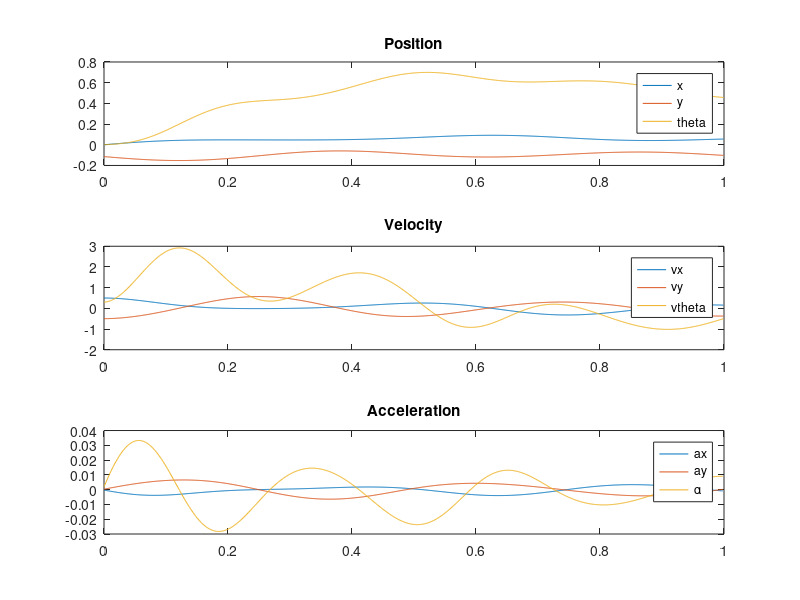
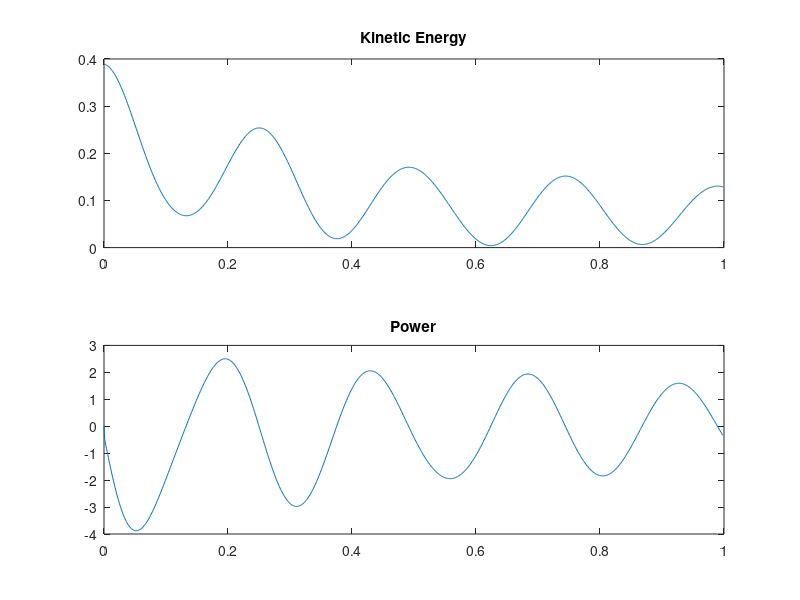
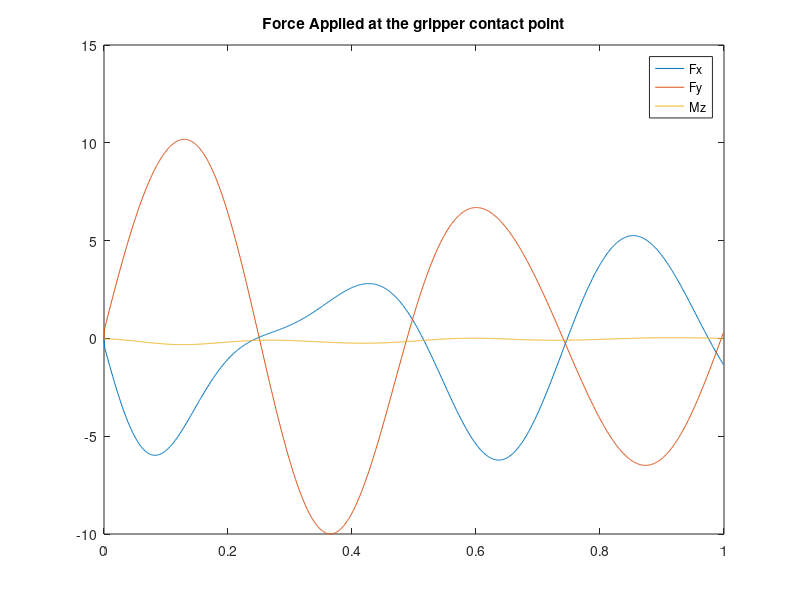
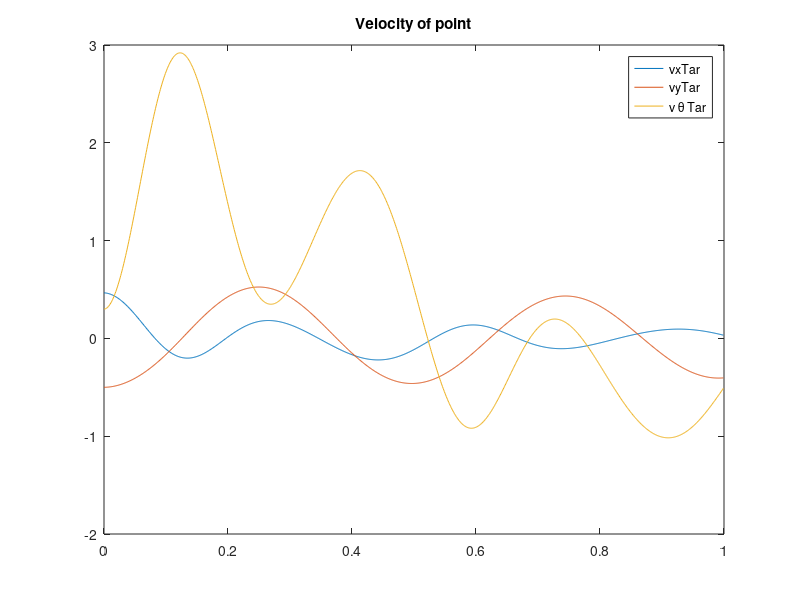

The MATLAB script that drew these images, in order: (Note: this script raises an error after producing the figures.)
%% PassiveActiveEuler.m
% Author: Matt Estrada, Hao Jiang
% Date: Sept 12, 2016
% Simulation of an active gripper vs. a Passive Gripper. 
% Uses Boyd's cvx toolbox for Matlab 
% Matt coded up active control, hao is doing passive
close all; clear all; clc; 

PASSIVE_OR_ACTIVE = 'PASSIVE';
%PASSIVE_OR_ACTIVE = 'ACTIVE';


%% Set up Constants
% Useful paths for convex optimization code
    %addpath('functionsCvx','functionsHelper','dataGenerated') 
    trans = @(rd) [1 0 0; 0 1 0; rd 0 1];

% Define Geometry of the gripper
    %These numbers are mainly useful for convex optimization 
%     alphad = 11.35;         % [deg]
%     r = 9/2*0.0254;         % [m]
%     Acm = defineGeometry(alphad,r); 
%     Awrist = trans(r)*Acm; 
%     A = Awrist; 
%     maxAdhesion1 =  24;
%     maxAdhesion2 = 19.28;
%     constraints = [maxAdhesion1; maxAdhesion2; 100; 100];


% Rigid Body parameters 
    ITarzz                          =  0.0128;                  % kg*m^2              Constant
    mTar                            =  1.5526;                 % kg                  Constant
    r                               =  0.1143;                 % m                   Constant

%%%%%%%%%%%%%%%%%%%%%%%%%%%%    
% Passive wrist stiffness
%%%%%%%%%%%%%%%%%%%%%%%%%%%%
    kx = 250;   % 250N/m
    ky = 250;   % 250N/m
    kz = 0.125; % 0.125Nm
    
    % fake numbers for damping
    bx = 1;
    by = 1;
    bz = 0.1;


%% Define EOM
% Here I use a matrix form: 
% [ax ay alpha]' = M * [fx fy mz]'
% fx fy mz are force and moment applied as the gripper contact point
% acceleration is acceleration of the center of matt 
% Two different forms for matrix M, depending on which frame you express fx fy

if strcmp(PASSIVE_OR_ACTIVE,'PASSIVE')
    
    % F_applied = fx*nx> + fy*ny> 
    M = @(theta) [1/mTar 0 0; ...
        0 1/mTar 0; ...
        -r*cos(theta)/ITarzz -r*sin(theta)/ITarzz 1/ITarzz];
    
    elseif strcmp(PASSIVE_OR_ACTIVE,'ACTIVE')
        
    % F_applied = fx*Tarx> + fy*Tary>
    M = @(theta) [cos(theta)/mTar -sin(theta)/mTar 0; ...
        sin(theta)/mTar cos(theta)/mTar 0; ...
        -r/ITarzz 0 1/ITarzz];
    else
        disp('SOMETHING WENT WRONG')
end

%%%%%%%%%%%%%%%%%%%%%%%%%%%%%%%%%%%%%%%%%%%%
% Equations of Motion from Motion Genesis
%%%%%%%%%%%%%%%%%%%%%%%%%%%%%%%%%%%%%%%%%%%%
% EOM
%F_applied = fx*nx> + fy*ny>        force applied in fixed frame 
% xpp = fx/mTar;
% ypp = fy/mTar;
% thetapp = (mz-r*fx*cos(theta)-r*fy*sin(theta))/ITarzz;

% EOM 
% F_applied = fx*Tarx> + fy*Tary>   force in gripper frame
% xpp = (fx*cos(theta)-fy*sin(theta))/mTar;
% ypp = (fx*sin(theta)+fy*cos(theta))/mTar;
% thetapp = (mz-r*fx)/ITarzz;

%% Set up Matrix for EOM and integration
% Here I use the form: 
% d/dt(q) = A*q + B*u
% q is our state matrix, u is the external forces/control input
%   q = [x y theta x' y' theta']'
%       These state variable are for Tar_cm, rigid body Tar's center of mass 
%   u = [fx fy mz]' 
%       Applied at TarB, a point on Tar's surface where the gripper forces act

A = [zeros(3) eye(3); zeros(3) zeros(3)];

%%%%%%%%%%%%%%%%%%%%%%%%%%%%%%%%%%%%
%%% Set Initial velocity with q0 %%%
%%%%%%%%%%%%%%%%%%%%%%%%%%%%%%%%%%%%
q0 = [0 -r 0 .5 -.5 .3]';  % <--- Remember last thre quantities are velocities
                            % setting y0 = -r makes yTarB_0 = 0; 
u0 = [0 0 0]';


n = 1000;   % Number of time steps to step through 
dt = .001;  % Step size

% Initial conditions
q = q0; u = u0; 

% Give intuitive names to some quantities 
% Paul uses notation xp = x' = vx 
%%%%%%%%%%%%%%%%%%%%%%%%%%%%%%%%%%%%%%%%%%
% Added x and y
%%%%%%%%%%%%%%%%%%%%%%%%%%%%%%%%%%%%%%%%%%
x = q(1); y = q(2); theta = q(3); xp = q(4); yp = q(5); thetap = q(6); 
minP = 0; 
    
% Useful to track the velocity of point TarB in reference frame Tar , dubbed qpTarB
xpTarB_RefT = sin(theta)*yp + cos(theta)*xp - r*thetap; % In reference frame Tar
ypTarB_RefT = cos(theta)*yp - sin(theta)*xp;
KineticEnergy = 0.5*ITarzz*thetap^2 + 0.5*mTar*(xp^2+yp^2);
qpTarB = [xpTarB_RefT; ypTarB_RefT; q(6)];

%%%%%%%%%%%%%%%%%%%%%%%%%%%%%%%%%%%%%%%%%%%%%
%%% HAO THESE NUMBERS ARE USEFUL FOR YOU %%%
%%%%%%%%%%%%%%%%%%%%%%%%%%%%%%%%%%%%%%%%%%%%%
% Position and Velocity of TarB in reference frame N 
% The gripper is attached to rigid body Tar at TarB 
xTarB_N = x - r*sin(theta);
yTarB_N = y + r*cos(theta);
xpTarB_N = xp - r*cos(theta)*thetap;
ypTarB_N = yp - r*sin(theta)*thetap;

% Time array 
t = (0:n-1)*dt; 

% Loop for simulation 
for ii = 1:n
    
    KineticEnergy % Print out K so that we can tell the object is slowing down
    
    % Store useful quantities in a big matrix
    Q(:,ii) = q;
    QTarB(:,ii) = qpTarB;
    U(:,ii) = u; 
    K(:,ii) = KineticEnergy;    
    Pcalc(:,ii) = minP;
 
    % Break loop if object has slowed down 
    % May want to remove this for passive gripper, since energy is still
    % stored in springs 
%     if KineticEnergy < 0.05
%         Q = Q(:,1:length(K));
%         t = t(1:length(K)); 
%         break
%     end
    
    % Give easy names
    %%%%%%%%%%%%%%%%%%%%%%%%%%%%%%%%%%%%%%%%%%
    % Added x and y
    %%%%%%%%%%%%%%%%%%%%%%%%%%%%%%%%%%%%%%%%%%
    x = q(1); y = q(2); theta = q(3); xp = q(4); yp = q(5); thetap = q(6); 
    
    % Calc B Matrix (changes with orientation 
    thisM = M(theta); % <-- code above should correspond to whether M is for active or passive forces
    B = [zeros(3); thisM];
    
    % Point of Contact velcity
    xpTarB_RefT = sin(theta)*yp + cos(theta)*xp - r*thetap;
    ypTarB_RefT = cos(theta)*yp - sin(theta)*xp;
    KineticEnergy = 0.5*ITarzz*thetap^2 + 0.5*mTar*(xp^2+yp^2);
    qpTarB = [xpTarB_RefT; ypTarB_RefT; q(6)];
    %%%%%%%%%%%%%%%%%%%%%%%%%%%%%
    % Updated x and y
    %%%%%%%%%%%%%%%%%%%%%%%%%%%%%
    xTarB_N = x - r*sin(theta);
    yTarB_N = y + r*cos(theta);
    xpTarB_N = xp - r*cos(theta)*thetap;
    ypTarB_N = yp - r*sin(theta)*thetap;

    if strcmp(PASSIVE_OR_ACTIVE,'ACTIVE')

    % Calculate Control law 
        % Minimize Power 
            %this was doing some whacky things
            % [ minP, Fnet, tensions, components ] = cvxGripMinP( Awrist, constraints, qpTarB);
            % u = Fnet;
         
            % Oppose Momentum
        R_TN = [cos(theta), sin(theta), 0;  -sin(theta), cos(theta), 0;  0, 0, 1]; % Rotation matrix from frame N to frame R 
        massMatrix = [mTar 0 0; 0 mTar 0; 0 0 ITarzz]; 
        [ beta, unit_vect, components ] = cvxGripBeta( Acm, -massMatrix*R_TN*q(4:6), constraints);
        u = trans(r)*components; 
    elseif strcmp(PASSIVE_OR_ACTIVE,'PASSIVE')
        
        % CALCULATE FORCES FOR PASSIVE GRIPPER HERE 
        %%%%%%%%%%%%%%%%%%%%%%%%%%%%%%%%%%%
        % Calculated u
        %%%%%%%%%%%%%%%%%%%%%%%%%%%%%%%%%%%
        fx = xTarB_N * kx + xpTarB_N * bx;
        fy = yTarB_N * ky + ypTarB_N * by;
        mz = theta * kz + thetap * bz;
        u = -[fx fy mz]'; 
    end
    
    % Euler Method Integration actually happens here 
    dq = A*q + B*u;
    q = q + dq*dt;
end

%% Position, Velocity, Acceleration
figure
Q;
dQ = diff(Q,1,2);
dK = diff(K)/dt; 

% States
subplot(3,1,1)
plot(t,Q(1,:),t, Q(2,:),t,Q(3,:))
legend('x','y','theta')
title('Position')
subplot(3,1,2)
plot(t,Q(4,:),t, Q(5,:), t, Q(6,:))
legend('vx','vy','vtheta')
title('Velocity')
subplot(3,1,3)
plot(t(1:end-1),dQ(4,:),t(1:end-1),dQ(5,:),t(1:end-1),dQ(6,:))
legend('ax','ay','\alpha')
title('Acceleration')

% Kinetic Energy and Power 
figure
subplot(2,1,1)
plot(t,K)
title('Kinetic Energy')
subplot(2,1,2)
plot(t(1:end-1),dK)
title('Power')



%% Forces Applied
figure
plot(t,U(1,:),t, U(2,:), t, U(3,:))
legend('Fx','Fy','Mz')
title('Force Applied at the gripper contact point')

figure
plot(t,QTarB(1,:),t, QTarB(2,:), t, QTarB(3,:))
title('Velocity of point')
legend('vxTar','vyTar','v \theta Tar')

%% Force Space
figure

load('3DscatterLimit_AsymmetricPaper_Sept8')
limit(isinf(limit(:,3)),:) = [];% Get rid of erraneous vals
limit(isnan(limit(:,3)),:) = [];% Get rid of erraneous vals
limitWrist = (trans(r)*limit')';
limitWrist=limit;

figure; set(gca,'fontsize',20); hold on;
plotManualIsolines(limitWrist,limitWrist(:,2),'flipped')
axis tight

plot3(U(1,:), U(3,:), U(2,:),'LineWidth',3); hold on; 
plot3(U(1,:), U(3,:), U(2,:),'ko','MarkerSize',10)